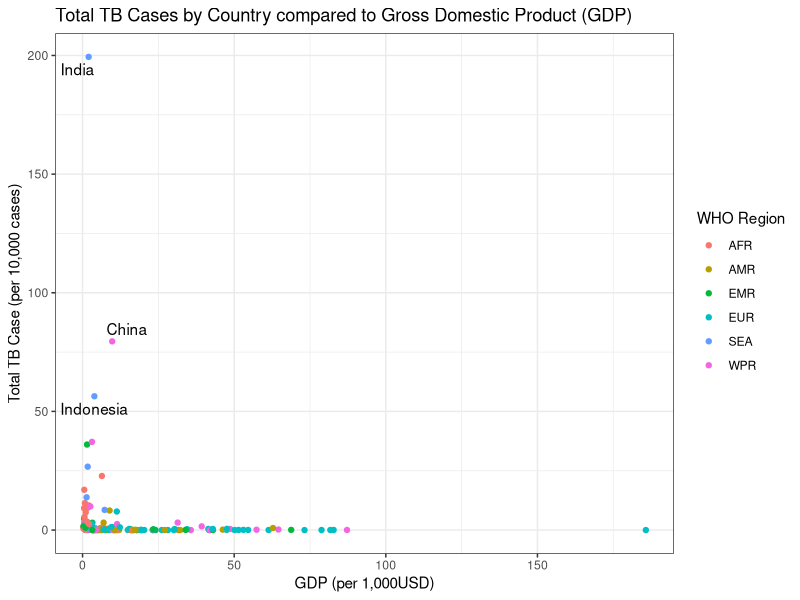
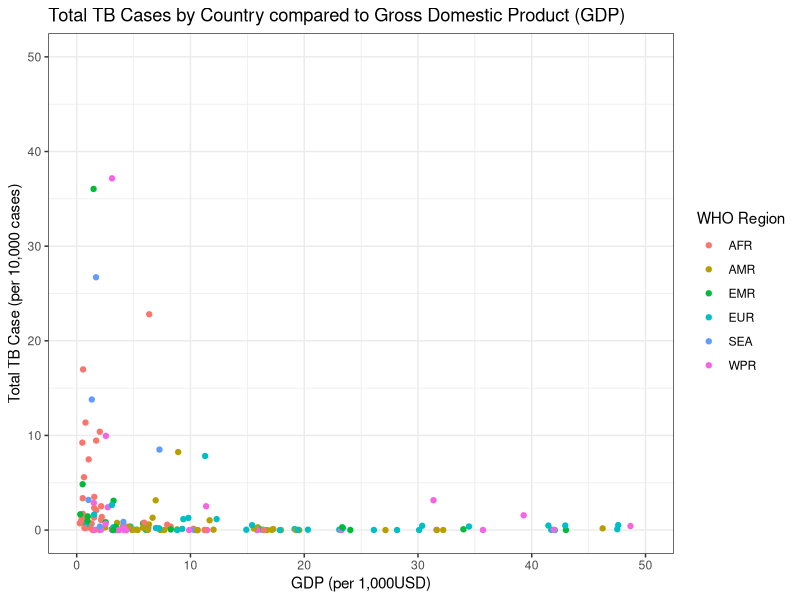
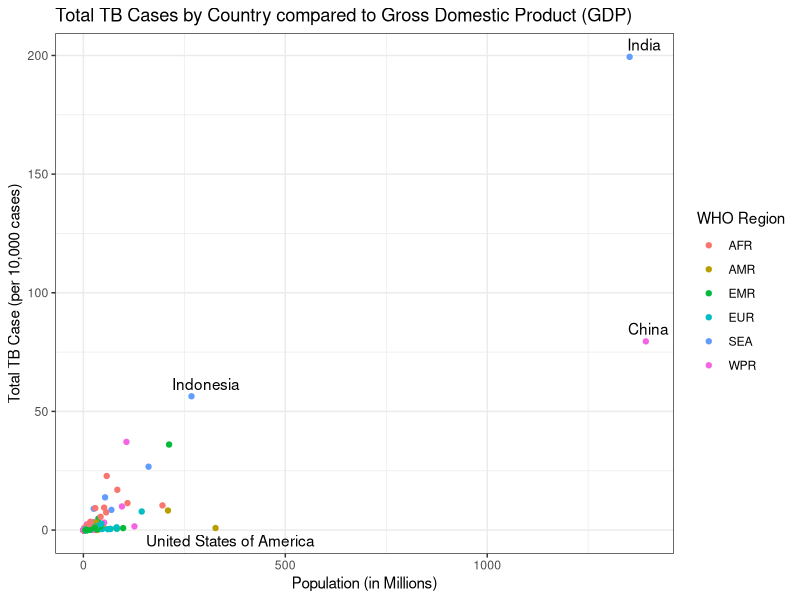
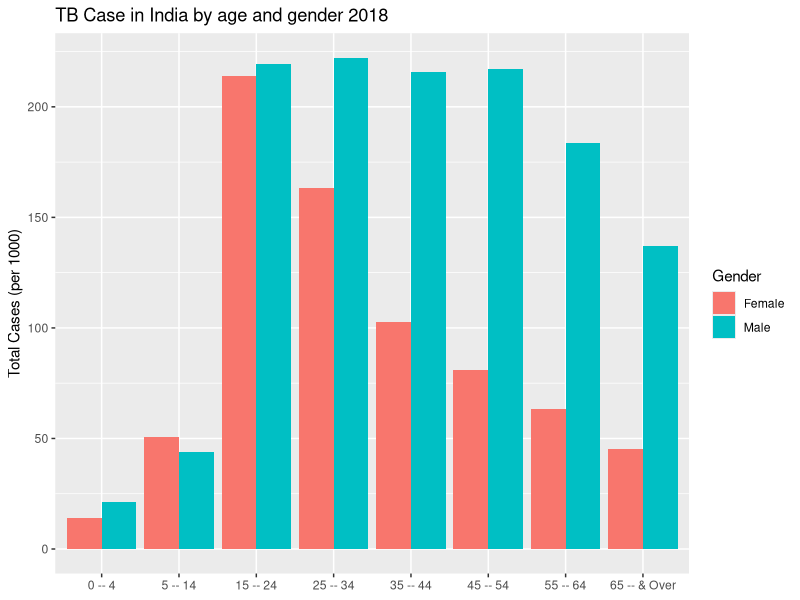
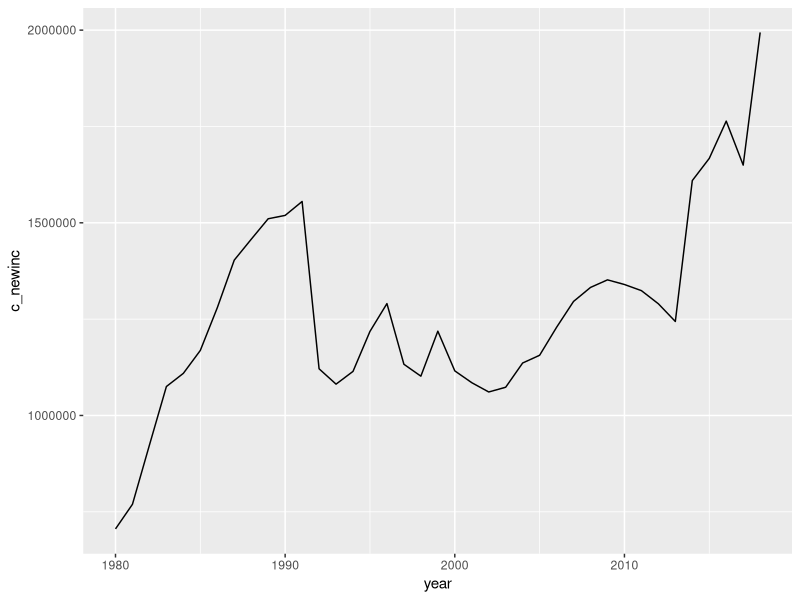

Source code (R) for these figures, in order:
## ---- chunk 1
knitr::opts_chunk$set(echo = TRUE, warning = FALSE, message = FALSE)
## ---- chunk 2
library(tidyverse)

## ---- chunk 3
who_raw <-  read.csv("../../data_public/raw/TB_notifications_2020-02-11.csv")

#GPD file contains 4 rows of instrusctions above the actually data, we can tell
#read.csv to skip these using the skip command
gpd_raw <-  read.csv("../../data_public/raw/API_NY.GDP.PCAP.CD_DS2_en_csv_v2_713080.csv",
                     skip = 4)


## ---- chunk 4

who1 <- who_raw %>% 
  #lets drop some columns not needed for our exploration, what each column means can be found in the CSV Data dictionary file
  select(-iso2
         ,-iso_numeric
         ,-(rdx_data_available:hiv_reg_new2)
         ,-(new_sp:rel_in_agesex_flg)
         ) %>%
  #Lets just look at new date
  filter(year >= 2013) %>% 
  #Move the values that are currently stored as variables to observations
  pivot_longer(cols = newrel_m04:newrel_sexunkageunk
               ,names_to = "key"
               ,values_to = "values"
              ) %>% 
  separate(col = key
           ,into = c("new","sexage")
          ,sep = "_"
          )  %>% 
  #the data set contains male, female and unknown
  mutate_if(is.character
            ,str_replace_all
            ,pattern = "sexunk"
            , replacement = "u"
            ) %>% 
  separate(col = sexage
           ,into = c("sex","age")
           ,sep = 1) %>% 
  mutate(age_start = case_when(
    str_detect(age, "65") ~ "65"
    ,(str_length(age) == 2) ~ str_match(age, "\\S")
    ,(str_length(age) == 3) ~ str_match(age, "\\S")
    ,(str_length(age) == 4) ~ str_match(age, "\\S\\S")
    
    ,TRUE ~ ""
    )
    ,age_end = case_when(
      str_detect(age, "65") ~ "& Over"
      ,(str_length(age) == 2) ~ str_match(age, "\\S$")
    ,(str_length(age) == 3) ~ str_match(age, "\\S\\S$")
    ,(str_length(age) == 4) ~ str_match(age, "\\S\\S$")
    ,TRUE ~ ""
    ))

#overall  WHO data is now cleaned and tidy.  
  
# Lets tidy up the GPD data so we can match it to our WHO data set
gdp1 <- gpd_raw %>% 
  select(-(Indicator.Name:X2012)
         ,-X2019
         ,-X) %>% 
  pivot_longer(cols = X2013:X2018
               ,names_to  = "year" 
               ,values_to = "gdp") %>% 
  mutate_if(is.character
            ,str_remove_all
            ,pattern = "X(?=\\d*)")  # regex to check for an X followed by a digit
  
## ---- chunk 5
who_combined <- who1 %>% 
  rename(Country.Code = iso3) %>% 
  mutate(year = as.character(year)) %>% 
  left_join(y = gdp1) %>% 
  select(-Country.Name)

## ---- chunk 6
g1 <- who_combined %>% 
  filter(str_detect(age,"014|15plus|u"),year == 2018) %>% 
  group_by(country) %>% 
  summarise(sum_tb_cases = (sum(values,na.rm = TRUE)/10000)
            ,gdp = first(gdp)/1000
            ,who_region = first(g_whoregion)) %>% 
  mutate(
         label = ifelse((sum_tb_cases>50), yes = as.character(country),no = "")) %>% 
  ggplot(aes(x = gdp, y = sum_tb_cases )) +
  geom_point(aes(color = who_region)) +
  ggrepel::geom_text_repel(aes(x = gdp, y = sum_tb_cases, label = label)) +
  labs(
    title = "Total TB Cases by Country compared to Gross Domestic Product (GDP)"
    ,x = "GDP (per 1,000USD)"
    ,y = "Total TB Case (per 10,000 cases)"
    ,color = "WHO Region"
    ) +
  theme_bw() 
g1
## ---- chunk 7
g2 <- who_combined %>% 
  filter(str_detect(age,"014|15plus|u"),year == 2018) %>% 
  group_by(country) %>% 
  summarise(sum_tb_cases = (sum(values,na.rm = TRUE)/10000)
            ,gdp = first(gdp)/1000
            ,who_region = first(g_whoregion)) %>% 
  mutate(
         label = ifelse((sum_tb_cases>50), yes = as.character(country),no = "")) %>% 
  ggplot(aes(x = gdp, y = sum_tb_cases )) +
  geom_point(aes(color = who_region)) +
  ggrepel::geom_text_repel(aes(x = gdp, y = sum_tb_cases, label = label)) +
  labs(
    title = "Total TB Cases by Country compared to Gross Domestic Product (GDP)"
    ,x = "GDP (per 1,000USD)"
    ,y = "Total TB Case (per 10,000 cases)"
    ,color = "WHO Region"
    ) +
  xlim(0,50) +
  ylim(0,50) +
  theme_bw() 

g2
## ---- chunk 8
pop_raw <-  read.csv("../../data_public/raw/API_SP.POP.TOTL_DS2_en_csv_v2_713131.csv"
                     ,skip = 4)
#If this looks famialer its because it is, the data set looks very simalar to the GDP data
#In the future this could be moved to a function to allow cleaning much easier
pop1 <- pop_raw %>% 
  select(-(Indicator.Name:X2012)
         ,-X2019
         ,-X) %>% 
  pivot_longer(cols = X2013:X2018
               ,names_to  = "year" 
               ,values_to = "population") %>% 
  mutate_if(is.character
            ,str_remove_all
            ,pattern = "X(?=\\d*)")

#now lets combine this into are overall data set

who_combined <- who_combined %>% 
  mutate(year = as.character(year)) %>% 
  left_join(y = pop1) %>% 
  select(-Country.Name)

#now lets Graph again

g3 <- who_combined %>% 
  filter(str_detect(age,"014|15plus|u"),year == 2018) %>% 
  group_by(country) %>% 
  summarise(sum_tb_cases = (sum(values,na.rm = TRUE)/10000)
            ,population = first(population)/1000000
            ,who_region = first(g_whoregion)) %>% 
  mutate(
         label = ifelse((population>250), yes = as.character(country),no = "")) %>%
  ggplot(aes(x = population, y = sum_tb_cases )) +
  geom_point(aes(color = who_region)) +
  ggrepel::geom_text_repel(aes(x = population, y = sum_tb_cases, label = label)) +
  labs(
    title = "Total TB Cases by Country compared to Gross Domestic Product (GDP)"
    ,x = "Population (in Millions)"
    ,y = "Total TB Case (per 10,000 cases)"
    ,color = "WHO Region"
    ) +
  theme_bw() 

 g3 

## ---- chunk 9

g4 <- who_combined %>% 
  filter(year == 2018
         ,country == "India"
         ,!(str_detect(age,"15plus|ageunk|u|014"))
         ,(str_detect(sex,"m|f"))
         )  %>% 
  mutate(age_range = glue::glue("{age_start} -- {age_end}")) %>% 
  ggplot(aes(x = reorder(age_range, as.numeric(age_start)), y = (values/1000), fill = sex)) +
  geom_col(position = "dodge") +
  labs(
    title = "TB Case in India by age and gender 2018"
    ,x    = NULL
    ,y    = "Total Cases (per 1000)"
    ,fill = "Gender") +
  scale_fill_discrete(labels = c("Female","Male"))
  
g4
## ---- chunk 10
g5 <- who_raw %>% 
  filter(country == "India") %>% 
  select(year, c_newinc) %>% 
  ggplot(aes(x = year, y = c_newinc)) +
  geom_line()
g5
  
